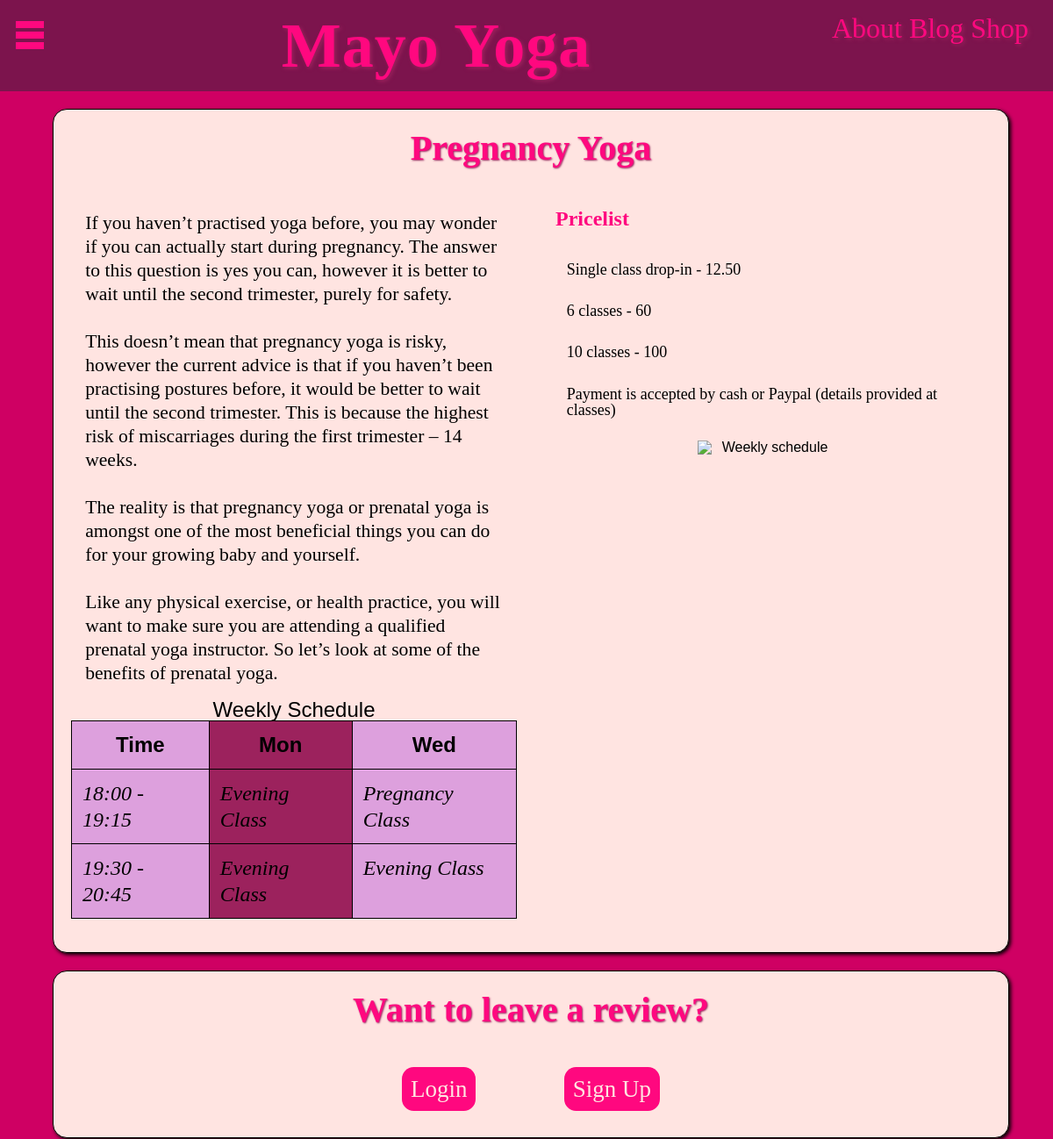
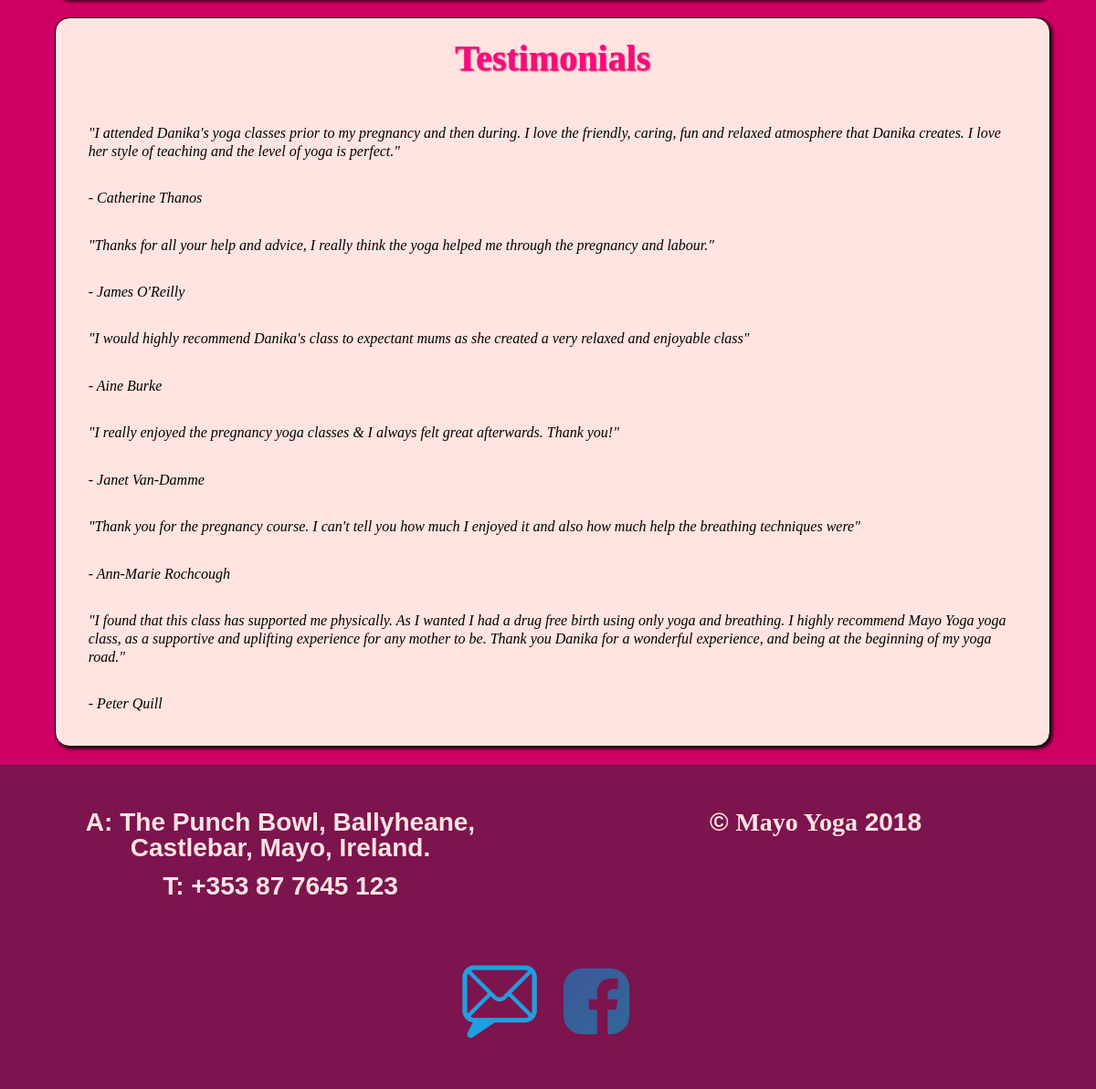
The page /preg_yoga.php on the database its author committed (2 pictures, top to bottom).
### tables this page shows
CREATE TABLE IF NOT EXISTS `users` (
  `id` int(11) NOT NULL AUTO_INCREMENT,
  `name` varchar(60) NOT NULL,
  `email` varchar(60) NOT NULL,
  `password` varchar(40) NOT NULL,
  `review` varchar(10000) DEFAULT NULL,
  `catagorey` varchar(60) DEFAULT NULL,
  PRIMARY KEY (`id`),
  UNIQUE KEY `email` (`email`)
);

### preg_yoga.php (the view, shortened to what this page needs)
<!DOCTYPE html>
<html lang="en">
<head>
  <link rel="stylesheet" type="text/css" href="css/css_reset.css">
  <link rel="stylesheet" type="text/css" href="css/mayo_styles.css">
  <link rel="stylesheet" type="text/css" href="css/mayo_php_styles.css">
</head>
<body>
  <div class="page_wrap">
    <header>
    <div class="menu_area">
      <label for="toggle-1" class="toggle-menu">
      <span class="hamburger_box">
        <span class="hamburger_line"></span>
        <span class="hamburger_line"></span>
        <span class="hamburger_line"></span>
      </span>
      </label>
    </div>
    <div>
      <nav class="top_nav">
        <ul>
          <li><a href="about_mayo.php">About</a></li>
          <li><a href="blog_mayo.php">Blog</a></li>
          <li><a href="https://www.amazon.co.uk/s/ref=nb_sb_noss_1?url=search-alias%3Daps&field-keywords=yoga" target="_blank">Shop</a></li>
        </ul>
      </nav>
    </div>
    <div>
      <h1><a href="index_mayo.php">Mayo Yoga</a></h1>
    </div>
    </header>
    <main>
      <section>
        <h3>Pregnancy Yoga</h3>
        <div class="col_flex_box">
          <div class="column">
            <p>If you haven’t practised yoga before, you may wonder if you can actually start during pregnancy. The answer to this question is yes you can, however it is better to wait until the second trimester, purely for safety.</p>
            <p>This doesn’t mean that pregnancy yoga is risky, however the current advice is that if you haven’t been practising postures before, it would be better to wait until the second trimester. This is because the highest risk of miscarriages during the first trimester – 14 weeks.</p>
            <p>The reality is that pregnancy yoga or prenatal yoga is amongst one of the most beneficial things you can do for your growing baby and yourself.</p>
            <p>Like any physical exercise, or health practice, you will want to make sure you are attending a qualified prenatal yoga instructor. So let’s look at some of the benefits of prenatal yoga.</p>
            <div class="table_align">
              <table class="sched_tab">
                <caption>Weekly Schedule</caption>
                <tr class="sched_row">
                  <th class="sched_head">Time</th>
                  <th class="sched_head">Mon</th>
                  <th class="sched_head">Wed</th>
                </tr>
                <tr class="sched_row">
                  <td class="sched_cell">18:00 - 19:15</td>
                  <td class="sched_cell">Evening Class</td>
                  <td class="sched_cell">Pregnancy Class</td>
                </tr>
                <tr class="sched_row">
                  <td class="sched_cell">19:30 - 20:45</td>
                  <td class="sched_cell">Evening Class</td>
                  <td class="sched_cell">Evening Class</td>
                </tr>
              </table>
            </div>
          </div>
          <div class="column">
            <h4>Pricelist</h4>
            <ul>
              <li>Single class drop-in - 12.50</li>
              <li>6 classes - 60</li>
              <li>10 classes - 100</li>
              <li>Payment is accepted by cash or Paypal (details provided at classes)</li>
            </ul>
            <figure class="img_align">
              <img src="images/classes/preg_image.png" alt="Weekly schedule" class="img_size">
            </figure>
          </div>
        </div>
      </section>
      <section>
        <h3>Want to leave a review?</h3>
        <div class="col_flex_box">
          <div class="column">
            <?php if (isset($_SESSION['usr_id'])) { ?>
            <p class="signed-in_header">Signed in as <?php echo $_SESSION['usr_name']; ?></p>
          </div>
        </div>
        <div class="col_flex_box">
          <div class="column">
            <ul class="registration_log_btn_list">
              <li><a href="mayo_review.php" class="form_btn">Leave a Review</a></li>
              <li><a href="logout.php" class="form_btn">Log Out</a></li>
              <?php } else { ?>
            <ul class="registration_log_btn_list">
              <li><a href="login.php" class="form_btn">Login</a></li>
              <li><a href="mayo_register.php" class="form_btn">Sign Up</a></li>
              <?php } ?>
            </ul>
          </div>
        </div>
      </section>
      <section>
        <h3 id="pregnancy_head">Testimonials</h3>
        <div class="col_flex_box">
          <div class="column">
            <?php
            include('mayodb_connect.php');
            if ($result = $con->query("SELECT * FROM users WHERE catagorey = 'Pregnancy Class' ORDER BY id DESC"))
            {
              if ($result->num_rows > 0)
              {
                echo "<table border='1' cellpadding='10'>";
                while ($row = $result->fetch_object())
                {
                  echo "<tr>";
                  echo "<td>" . $row->review . "</td>";
                  echo "<tr>";
                  echo "<td> - " . $row->name . "</td>";
                }
                echo "</table>";
              }
              else
                {
                  echo "No results to display!";
                }
              }
              else
              {
                echo "Error: " . $con->error;
              }
            ?>
          </div>
        </div>
      </section>
    </main>
    <footer class="btm-foot">
      <div class="col_flex_box">
        <div class="column">
          <p>A: The Punch Bowl, Ballyheane, Castlebar, Mayo, Ireland.</p>
          <p>T: +353 87 7645 123</p>
        </div>
        <div class="column">
          <p>&copy; <span class="mayo_logo">Mayo Yoga</span> 2018</p>
        </div>
        <div class="column">
          <a href="mailto:info@fakeyoga.ie">
            <img src="images/other/email.png" alt="Email" class="foot_icons">
          </a>
          <a href="www.facebook.com" target="_blank">
            <img src="images/other/fb_logo.png" alt="Facebook Address" class="foot_icons">
          </a>
        </div>
      </div>
    </footer>
  </div>
</body>
</html>

### css/mayo_php_styles.css (style rules this page uses)
.form_btn { background-color:#FF087F; color: MistyRose; margin: 1%; padding: 1%; border-radius: 0.5em; }
.registration_log_btn_list, .reg_text { display: block; font-size: 1.5em; text-align: center; margin: 1%; padding: 1%; }
.registration_log_btn_list li { display: inline; }
table tr, table td { border: none; border-collapse:collapse; text-align: left; margin: 0.5%; padding: 1.5%; line-height:1.25; }
table td { font-style: italic; }
table th { font-weight: bold; }

### rows shown on the page
users: review "\"I attended Danika's yoga classes prior to my pregnancy and then during. I love the friendly, caring, fun and relaxed atmosphere that Danika creates. I love her style of teaching and the level of yoga is perfect.\"", name "Catherine Thanos"
users: review "\"Thanks for all your help and advice, I really think the yoga helped me through the pregnancy and labour.\"", name "James O'Reilly"
users: review "\"I would highly recommend Danika's class to expectant mums as she created a very relaxed and enjoyable class\"", name "Aine Burke"
users: review "\"I really enjoyed the pregnancy yoga classes & I always felt great afterwards. Thank you!\"", name "Janet Van-Damme"
users: review "\"Thank you for the pregnancy course. I can't tell you how much I enjoyed it and also how much help the breathing techniques were\"", name "Ann-Marie Rochcough"
users: review "\"I found that this class has supported me physically. As I wanted I had a drug free birth using only yoga and breathing. I highly recommend Mayo Yoga yoga class, as a supportive and uplifting experience for any mother to be. Thank you Danika for a wonderful experience, and being at the beginning of my yoga road.\"", name "Peter Quill"
